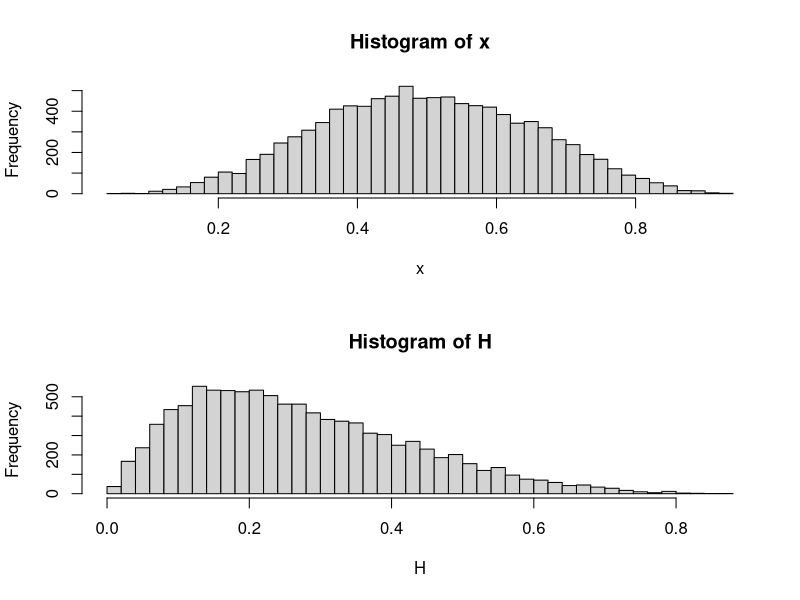
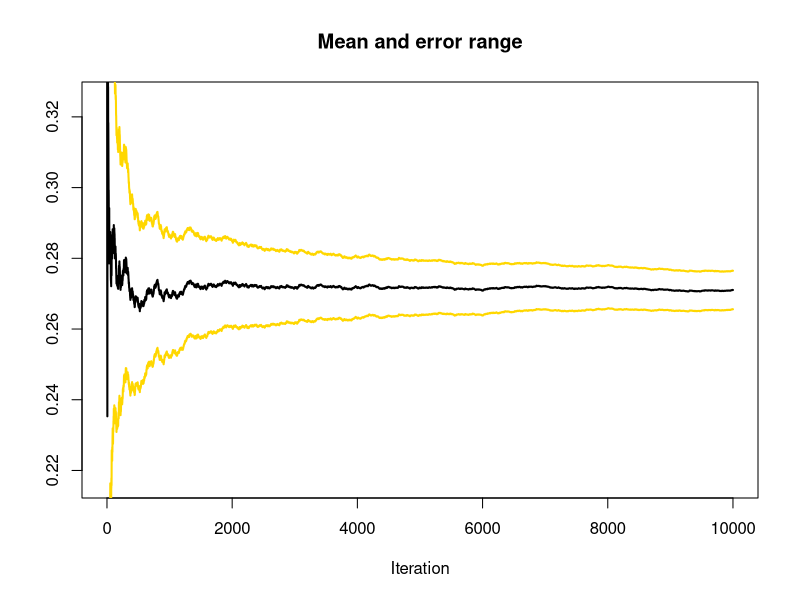
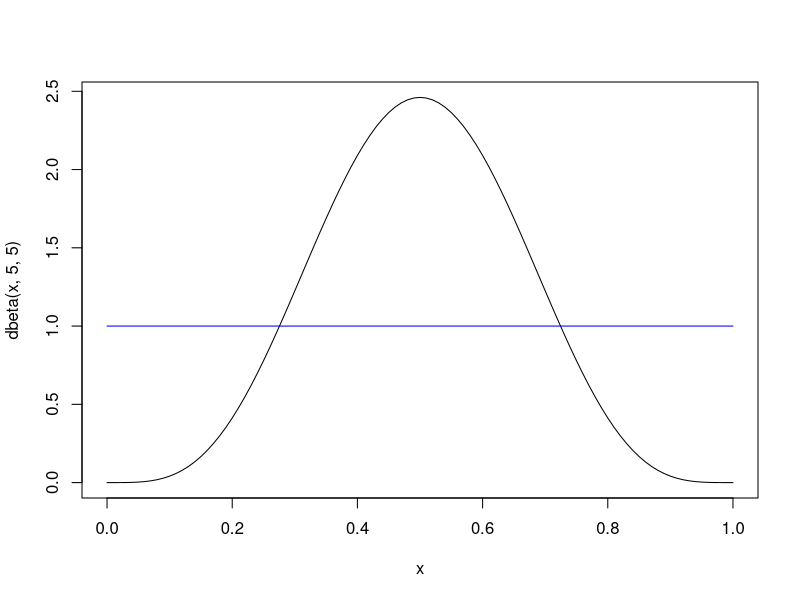
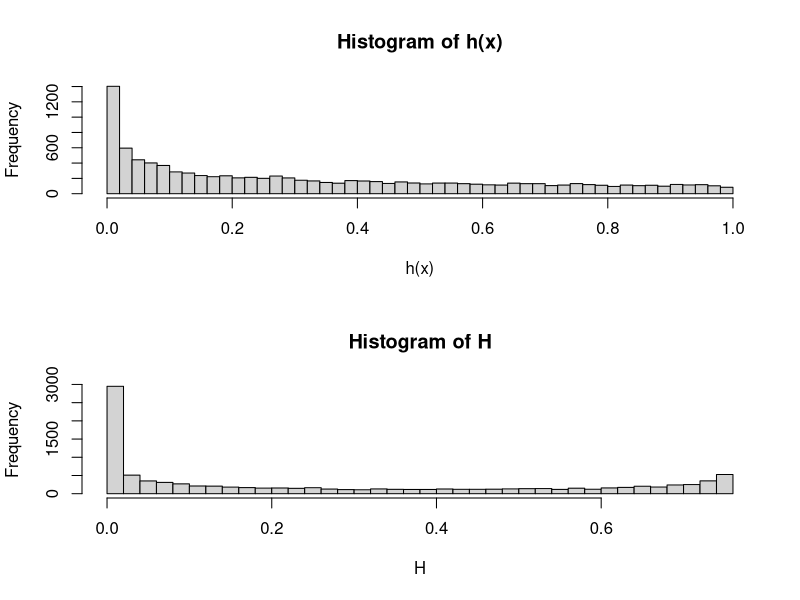
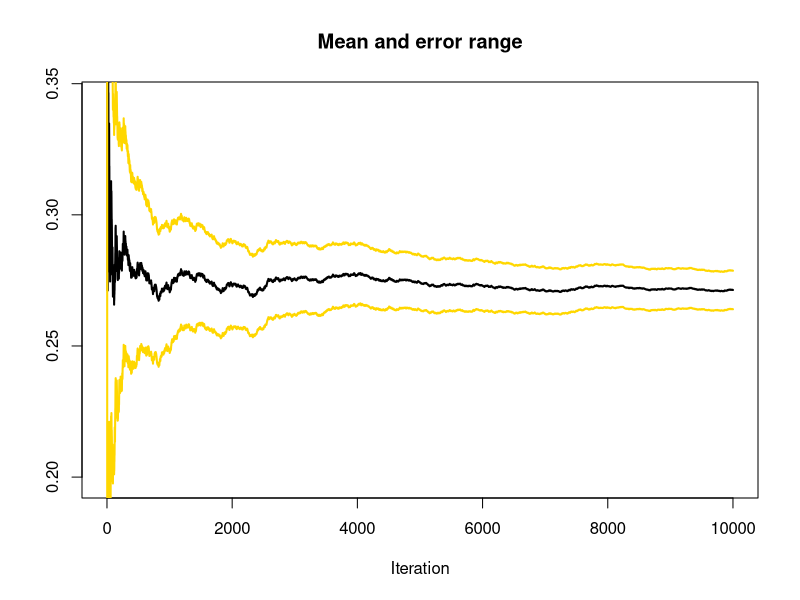
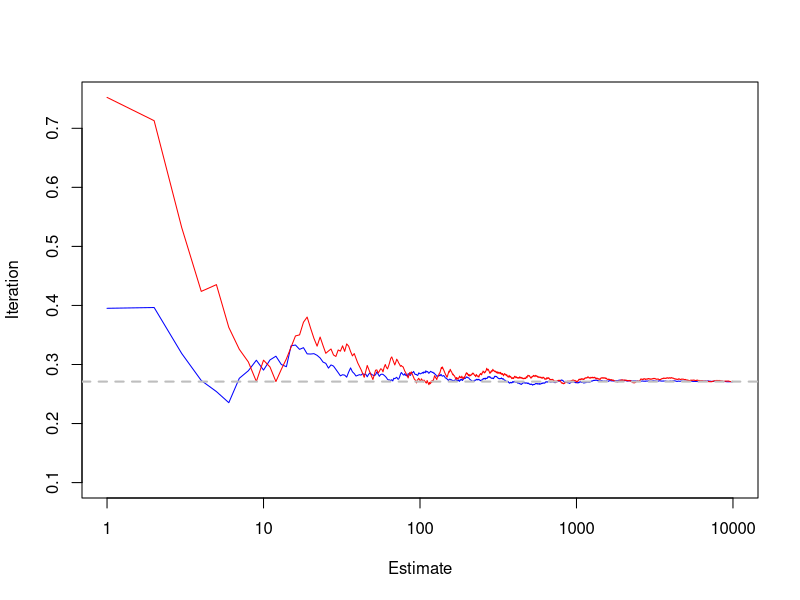
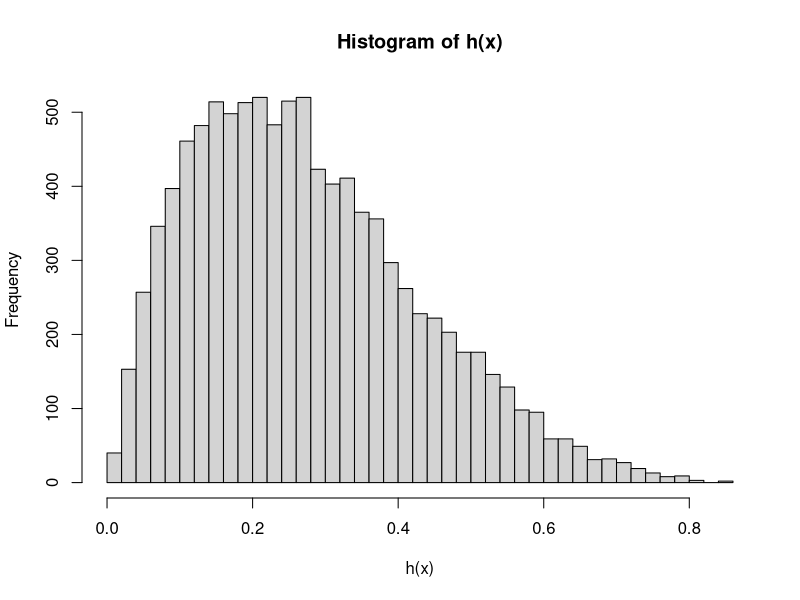

The R source for these figures, in order:
#regular MC integration vs. importance sampling

#What's the E(x^2) when X~Beta(5,5)?
Nsim = 1e4
h = function(x) x^2
x = rbeta(Nsim, 5, 5)
H = h(x)
par(mfrow = c(2,1))
hist(x, breaks=40)
hist(H, breaks=40)
#think of this next line like a mean of all the samples up to each iteration
estint_regular = cumsum(H)/(1:Nsim) #rolling mean
mean(H)
esterr = sqrt(cumsum((x-estint_regular)^2))/(1:Nsim)
par(mfrow = c(1,1))
plot(estint_regular, main="Mean and error range",type="l", xlab='Iteration',
     lwd=2, ylim=mean(H)+20*c(-esterr[Nsim],esterr[Nsim]), ylab='')
lines(estint_regular+2*esterr,col="gold",lwd=2)
lines(estint_regular-2*esterr,col="gold",lwd=2)

#Again, but with importance sampling. 
#g(x) ~ U(0,1)
#f(x) ~ Beta(5,5)
#E(h(x)) = 1/n * sum( f(x)/g(x) *h(x) )
curve(dbeta(x, 5,5))
curve(dunif(x), col='blue', add=TRUE)
Nsim = 1e4
h = function(x) x^2
x = runif(Nsim)
g = function(x) dunif(x)
f = function(x) dbeta(x, 5, 5)
weights = f(x) / g(x)
H = weights * h(x)
par(mfrow = c(2,1))
hist(h(x), breaks=40)
hist(H, breaks=40) #are you surprised that this looks different than up above?
#think of this next line like a mean of all the samples up to each iteration
estint_importance = cumsum(H)/(1:Nsim) 
mean(H)
esterr = sqrt(cumsum((x-estint_importance)^2))/(1:Nsim)
par(mfrow = c(1,1))
plot(estint_importance, main="Mean and error range",type="l", xlab='Iteration',
     lwd=2, ylim=mean(H)+20*c(-esterr[Nsim],esterr[Nsim]), ylab='')
lines(estint_importance+2*esterr,col="gold",lwd=2)
lines(estint_importance-2*esterr,col="gold",lwd=2)

plot(y = estint_regular, x = 1:Nsim, type='l', col='blue',
     ylab = 'Iteration', xlab = 'Estimate', log='x',
     ylim=c(0.1, max(estint_regular, estint_importance)))
#try this with and without the "log = 'x'" parameter
lines(y = estint_importance, x = 1:Nsim, col='red')
abline(h=estint_regular[Nsim], lty=2, lwd=2, col='grey')
#so regular MC integration will converge to the true value
#before importance sampling

#related question:
#what % of x^2 distribution is less than 0.2?
#Regular MC Integration
Nsim = 1e4
h = function(x) x^2
x = rbeta(Nsim, 5, 5)
par(mfrow = c(1,1))
hist(h(x), breaks=40)
mean(H < 0.2)

#Importance Sampling
Nsim = 1e4
h = function(x) x^2
x = runif(Nsim)
g = function(x) dunif(x)
f = function(x) dbeta(x, 5, 5)
weights = f(x)/g(x)
mean((weights * h(x)) < 0.2) #no, that's not right...
indicators = (h(x) < 0.2) #the indicators of h < 0.2 is analagous to h(x)
mean(weights * indicators) #yes!


